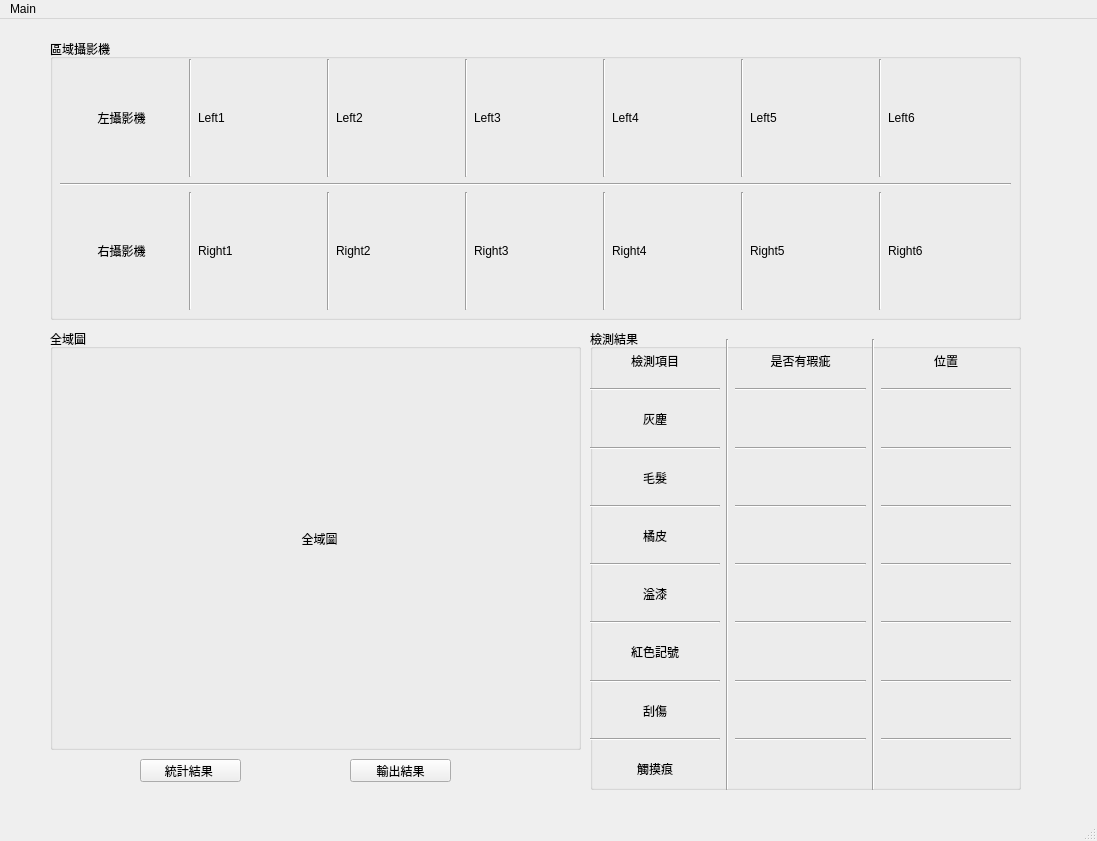
<?xml version="1.0" encoding="UTF-8"?>
<ui version="4.0">
 <class>MainWindow</class>
 <widget class="QMainWindow" name="MainWindow">
  <property name="geometry">
   <rect>
    <x>0</x>
    <y>0</y>
    <width>1097</width>
    <height>841</height>
   </rect>
  </property>
  <property name="windowTitle">
   <string>MainWindow</string>
  </property>
  <property name="autoFillBackground">
   <bool>true</bool>
  </property>
  <widget class="QWidget" name="centralwidget">
   <widget class="QPushButton" name="pushButton_collect_result">
    <property name="geometry">
     <rect>
      <x>140</x>
      <y>740</y>
      <width>101</width>
      <height>23</height>
     </rect>
    </property>
    <property name="text">
     <string>統計結果 </string>
    </property>
   </widget>
   <widget class="QPushButton" name="pushButton_export_result">
    <property name="geometry">
     <rect>
      <x>350</x>
      <y>740</y>
      <width>101</width>
      <height>23</height>
     </rect>
    </property>
    <property name="text">
     <string>輸出結果</string>
    </property>
   </widget>
   <widget class="QGroupBox" name="groupBox_tire_side">
    <property name="geometry">
     <rect>
      <x>50</x>
      <y>20</y>
      <width>971</width>
      <height>281</height>
     </rect>
    </property>
    <property name="autoFillBackground">
     <bool>true</bool>
    </property>
    <property name="title">
     <string>區域攝影機</string>
    </property>
    <widget class="QWidget" name="verticalLayoutWidget">
     <property name="geometry">
      <rect>
       <x>10</x>
       <y>20</y>
       <width>951</width>
       <height>251</height>
      </rect>
     </property>
     <layout class="QVBoxLayout" name="verticalLayout_2">
      <item>
       <layout class="QHBoxLayout" name="horizontalLayout_3">
        <item>
         <widget class="QLabel" name="label_camera_left">
          <property name="text">
           <string>左攝影機</string>
          </property>
          <property name="alignment">
           <set>Qt::AlignCenter</set>
          </property>
         </widget>
        </item>
        <item>
         <widget class="Line" name="line_9">
          <property name="orientation">
           <enum>Qt::Vertical</enum>
          </property>
         </widget>
        </item>
        <item>
         <widget class="QLabel" name="label_camera_left1">
          <property name="text">
           <string>Left1</string>
          </property>
         </widget>
        </item>
        <item>
         <widget class="Line" name="line_10">
          <property name="orientation">
           <enum>Qt::Vertical</enum>
          </property>
         </widget>
        </item>
        <item>
         <widget class="QLabel" name="label_camera_left2">
          <property name="text">
           <string>Left2</string>
          </property>
         </widget>
        </item>
        <item>
         <widget class="Line" name="line_11">
          <property name="orientation">
           <enum>Qt::Vertical</enum>
          </property>
         </widget>
        </item>
        <item>
         <widget class="QLabel" name="label_camera_left3">
          <property name="text">
           <string>Left3</string>
          </property>
         </widget>
        </item>
        <item>
         <widget class="Line" name="line_12">
          <property name="orientation">
           <enum>Qt::Vertical</enum>
          </property>
         </widget>
        </item>
        <item>
         <widget class="QLabel" name="label_camera_left4">
          <property name="text">
           <string>Left4</string>
          </property>
         </widget>
        </item>
        <item>
         <widget class="Line" name="line_13">
          <property name="orientation">
           <enum>Qt::Vertical</enum>
          </property>
         </widget>
        </item>
        <item>
         <widget class="QLabel" name="label_camera_left5">
          <property name="text">
           <string>Left5</string>
          </property>
         </widget>
        </item>
        <item>
         <widget class="Line" name="line_14">
          <property name="orientation">
           <enum>Qt::Vertical</enum>
          </property>
         </widget>
        </item>
        <item>
         <widget class="QLabel" name="label_camera_left6">
          <property name="text">
           <string>Left6</string>
          </property>
         </widget>
        </item>
       </layout>
      </item>
      <item>
       <widget class="Line" name="line_2">
        <property name="orientation">
         <enum>Qt::Horizontal</enum>
        </property>
       </widget>
      </item>
      <item>
       <layout class="QHBoxLayout" name="horizontalLayout">
        <item>
         <widget class="QLabel" name="label_camera_right">
          <property name="text">
           <string>右攝影機</string>
          </property>
          <property name="alignment">
           <set>Qt::AlignCenter</set>
          </property>
         </widget>
        </item>
        <item>
         <widget class="Line" name="line_3">
          <property name="orientation">
           <enum>Qt::Vertical</enum>
          </property>
         </widget>
        </item>
        <item>
         <widget class="QLabel" name="label_camera_right1">
          <property name="text">
           <string>Right1</string>
          </property>
         </widget>
        </item>
        <item>
         <widget class="Line" name="line_4">
          <property name="orientation">
           <enum>Qt::Vertical</enum>
          </property>
         </widget>
        </item>
        <item>
         <widget class="QLabel" name="label_camera_right2">
          <property name="text">
           <string>Right2</string>
          </property>
         </widget>
        </item>
        <item>
         <widget class="Line" name="line_5">
          <property name="orientation">
           <enum>Qt::Vertical</enum>
          </property>
         </widget>
        </item>
        <item>
         <widget class="QLabel" name="label_camera_right3">
          <property name="text">
           <string>Right3</string>
          </property>
         </widget>
        </item>
        <item>
         <widget class="Line" name="line_6">
          <property name="orientation">
           <enum>Qt::Vertical</enum>
          </property>
         </widget>
        </item>
        <item>
         <widget class="QLabel" name="label_camera_right4">
          <property name="text">
           <string>Right4</string>
          </property>
         </widget>
        </item>
        <item>
         <widget class="Line" name="line_7">
          <property name="orientation">
           <enum>Qt::Vertical</enum>
          </property>
         </widget>
        </item>
        <item>
         <widget class="QLabel" name="label_camera_right5">
          <property name="text">
           <string>Right5</string>
          </property>
         </widget>
        </item>
        <item>
         <widget class="Line" name="line_8">
          <property name="orientation">
           <enum>Qt::Vertical</enum>
          </property>
         </widget>
        </item>
        <item>
         <widget class="QLabel" name="label_camera_right6">
          <property name="text">
           <string>Right6</string>
          </property>
         </widget>
        </item>
       </layout>
      </item>
     </layout>
    </widget>
   </widget>
   <widget class="QGroupBox" name="groupBox_tire_detect_result">
    <property name="geometry">
     <rect>
      <x>590</x>
      <y>310</y>
      <width>431</width>
      <height>461</height>
     </rect>
    </property>
    <property name="title">
     <string>檢測結果</string>
    </property>
    <widget class="QWidget" name="horizontalLayoutWidget_3">
     <property name="geometry">
      <rect>
       <x>0</x>
       <y>10</y>
       <width>421</width>
       <height>451</height>
      </rect>
     </property>
     <layout class="QHBoxLayout" name="horizontalLayout_4">
      <item>
       <layout class="QVBoxLayout" name="verticalLayout_3">
        <item>
         <widget class="QLabel" name="label_detect">
          <property name="text">
           <string>檢測項目</string>
          </property>
          <property name="alignment">
           <set>Qt::AlignCenter</set>
          </property>
         </widget>
        </item>
        <item>
         <widget class="Line" name="line_21">
          <property name="orientation">
           <enum>Qt::Horizontal</enum>
          </property>
         </widget>
        </item>
        <item>
         <widget class="QLabel" name="label_detect_dirt">
          <property name="text">
           <string>灰塵</string>
          </property>
          <property name="alignment">
           <set>Qt::AlignCenter</set>
          </property>
         </widget>
        </item>
        <item>
         <widget class="Line" name="line_20">
          <property name="orientation">
           <enum>Qt::Horizontal</enum>
          </property>
         </widget>
        </item>
        <item>
         <widget class="QLabel" name="label_detect_hair">
          <property name="text">
           <string>毛髮</string>
          </property>
          <property name="alignment">
           <set>Qt::AlignCenter</set>
          </property>
         </widget>
        </item>
        <item>
         <widget class="Line" name="line_19">
          <property name="orientation">
           <enum>Qt::Horizontal</enum>
          </property>
         </widget>
        </item>
        <item>
         <widget class="QLabel" name="label_detect_orange_peel">
          <property name="text">
           <string>橘皮</string>
          </property>
          <property name="alignment">
           <set>Qt::AlignCenter</set>
          </property>
         </widget>
        </item>
        <item>
         <widget class="Line" name="line_18">
          <property name="orientation">
           <enum>Qt::Horizontal</enum>
          </property>
         </widget>
        </item>
        <item>
         <widget class="QLabel" name="label_detect_overspray">
          <property name="text">
           <string>溢漆</string>
          </property>
          <property name="alignment">
           <set>Qt::AlignCenter</set>
          </property>
         </widget>
        </item>
        <item>
         <widget class="Line" name="line_17">
          <property name="orientation">
           <enum>Qt::Horizontal</enum>
          </property>
         </widget>
        </item>
        <item>
         <widget class="QLabel" name="label_detect_redmark">
          <property name="text">
           <string>紅色記號</string>
          </property>
          <property name="alignment">
           <set>Qt::AlignCenter</set>
          </property>
         </widget>
        </item>
        <item>
         <widget class="Line" name="line_16">
          <property name="orientation">
           <enum>Qt::Horizontal</enum>
          </property>
         </widget>
        </item>
        <item>
         <widget class="QLabel" name="label_detect_sanding_scratches">
          <property name="text">
           <string>刮傷</string>
          </property>
          <property name="alignment">
           <set>Qt::AlignCenter</set>
          </property>
         </widget>
        </item>
        <item>
         <widget class="Line" name="line_34">
          <property name="orientation">
           <enum>Qt::Horizontal</enum>
          </property>
         </widget>
        </item>
        <item>
         <widget class="QLabel" name="label_detect_touch_mark">
          <property name="text">
           <string>觸摸痕</string>
          </property>
          <property name="alignment">
           <set>Qt::AlignCenter</set>
          </property>
         </widget>
        </item>
       </layout>
      </item>
      <item>
       <widget class="Line" name="line">
        <property name="orientation">
         <enum>Qt::Vertical</enum>
        </property>
       </widget>
      </item>
      <item>
       <layout class="QVBoxLayout" name="verticalLayout_5">
        <item>
         <widget class="QLabel" name="label_check">
          <property name="text">
           <string>是否有瑕疵</string>
          </property>
          <property name="alignment">
           <set>Qt::AlignCenter</set>
          </property>
         </widget>
        </item>
        <item>
         <widget class="Line" name="line_26">
          <property name="orientation">
           <enum>Qt::Horizontal</enum>
          </property>
         </widget>
        </item>
        <item>
         <widget class="QLabel" name="label_check_dirt">
          <property name="text">
           <string/>
          </property>
         </widget>
        </item>
        <item>
         <widget class="Line" name="line_23">
          <property name="orientation">
           <enum>Qt::Horizontal</enum>
          </property>
         </widget>
        </item>
        <item>
         <widget class="QLabel" name="label_check_hair">
          <property name="text">
           <string/>
          </property>
         </widget>
        </item>
        <item>
         <widget class="Line" name="line_24">
          <property name="orientation">
           <enum>Qt::Horizontal</enum>
          </property>
         </widget>
        </item>
        <item>
         <widget class="QLabel" name="label_check_orange_peel">
          <property name="text">
           <string/>
          </property>
         </widget>
        </item>
        <item>
         <widget class="Line" name="line_25">
          <property name="orientation">
           <enum>Qt::Horizontal</enum>
          </property>
         </widget>
        </item>
        <item>
         <widget class="QLabel" name="label_check_overspray">
          <property name="text">
           <string/>
          </property>
         </widget>
        </item>
        <item>
         <widget class="Line" name="line_27">
          <property name="orientation">
           <enum>Qt::Horizontal</enum>
          </property>
         </widget>
        </item>
        <item>
         <widget class="QLabel" name="label_check_redmark">
          <property name="text">
           <string/>
          </property>
         </widget>
        </item>
        <item>
         <widget class="Line" name="line_22">
          <property name="orientation">
           <enum>Qt::Horizontal</enum>
          </property>
         </widget>
        </item>
        <item>
         <widget class="QLabel" name="label_check_sanding_scratches">
          <property name="text">
           <string/>
          </property>
         </widget>
        </item>
        <item>
         <widget class="Line" name="line_35">
          <property name="orientation">
           <enum>Qt::Horizontal</enum>
          </property>
         </widget>
        </item>
        <item>
         <widget class="QLabel" name="label_check_touch_mark">
          <property name="text">
           <string/>
          </property>
         </widget>
        </item>
       </layout>
      </item>
      <item>
       <widget class="Line" name="line_15">
        <property name="orientation">
         <enum>Qt::Vertical</enum>
        </property>
       </widget>
      </item>
      <item>
       <layout class="QVBoxLayout" name="verticalLayout_4">
        <item>
         <widget class="QLabel" name="label_location">
          <property name="text">
           <string>位置</string>
          </property>
          <property name="alignment">
           <set>Qt::AlignCenter</set>
          </property>
         </widget>
        </item>
        <item>
         <widget class="Line" name="line_28">
          <property name="orientation">
           <enum>Qt::Horizontal</enum>
          </property>
         </widget>
        </item>
        <item>
         <widget class="QLabel" name="label_location_dirt">
          <property name="text">
           <string/>
          </property>
         </widget>
        </item>
        <item>
         <widget class="Line" name="line_30">
          <property name="orientation">
           <enum>Qt::Horizontal</enum>
          </property>
         </widget>
        </item>
        <item>
         <widget class="QLabel" name="label_location_hair">
          <property name="text">
           <string/>
          </property>
         </widget>
        </item>
        <item>
         <widget class="Line" name="line_32">
          <property name="orientation">
           <enum>Qt::Horizontal</enum>
          </property>
         </widget>
        </item>
        <item>
         <widget class="QLabel" name="label_location_orange_peel">
          <property name="text">
           <string/>
          </property>
         </widget>
        </item>
        <item>
         <widget class="Line" name="line_33">
          <property name="orientation">
           <enum>Qt::Horizontal</enum>
          </property>
         </widget>
        </item>
        <item>
         <widget class="QLabel" name="label_location_overspray">
          <property name="text">
           <string/>
          </property>
         </widget>
        </item>
        <item>
         <widget class="Line" name="line_31">
          <property name="orientation">
           <enum>Qt::Horizontal</enum>
          </property>
         </widget>
        </item>
        <item>
         <widget class="QLabel" name="label_location_redmark">
          <property name="text">
           <string/>
          </property>
         </widget>
        </item>
        <item>
         <widget class="Line" name="line_29">
          <property name="orientation">
           <enum>Qt::Horizontal</enum>
          </property>
         </widget>
        </item>
        <item>
         <widget class="QLabel" name="label_location_sanding_scratches">
          <property name="text">
           <string/>
          </property>
         </widget>
        </item>
        <item>
         <widget class="Line" name="line_36">
          <property name="orientation">
           <enum>Qt::Horizontal</enum>
          </property>
         </widget>
        </item>
        <item>
         <widget class="QLabel" name="label_location_touch_mark">
          <property name="text">
           <string/>
          </property>
         </widget>
        </item>
       </layout>
      </item>
     </layout>
    </widget>
   </widget>
   <widget class="QGroupBox" name="groupBox_tire_all">
    <property name="geometry">
     <rect>
      <x>50</x>
      <y>310</y>
      <width>531</width>
      <height>421</height>
     </rect>
    </property>
    <property name="title">
     <string>全域圖</string>
    </property>
    <widget class="QLabel" name="label_tire_all">
     <property name="geometry">
      <rect>
       <x>60</x>
       <y>10</y>
       <width>419</width>
       <height>399</height>
      </rect>
     </property>
     <property name="text">
      <string>全域圖</string>
     </property>
     <property name="alignment">
      <set>Qt::AlignCenter</set>
     </property>
    </widget>
   </widget>
  </widget>
  <widget class="QMenuBar" name="menubar">
   <property name="geometry">
    <rect>
     <x>0</x>
     <y>0</y>
     <width>1097</width>
     <height>21</height>
    </rect>
   </property>
   <widget class="QMenu" name="menuMain">
    <property name="title">
     <string>Main</string>
    </property>
   </widget>
   <addaction name="menuMain"/>
  </widget>
  <widget class="QStatusBar" name="statusbar"/>
 </widget>
 <resources/>
 <connections/>
</ui>
